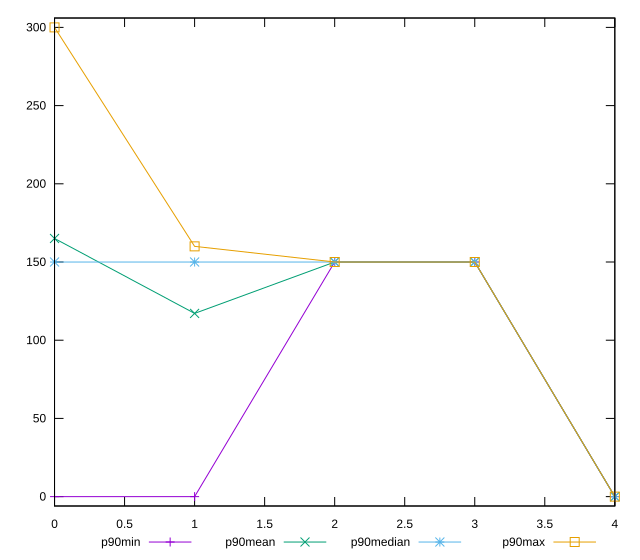

Write gnuplot code to recreate this figure.
reset

$p90Min <<EOF
0 0
1 0
2 150
3 150
4 0
EOF

$p90Mean <<EOF
0 165.05494505494505
1 117.14285714285714
2 150
3 150
4 0
EOF

$p90Median <<EOF
0 150
1 150
2 150
3 150
4 0
EOF

$p90Max <<EOF
0 300
1 160
2 150
3 150
4 0
EOF

set key outside below
set xrange [0:4]
set yrange [-6:306]
set trange [-6:306]
set terminal svg size 640, 560 enhanced background rgb 'white'
set output "report_00009_2021-02-08T22-37-41.559Z/unused-css-rules/progression/value.svg"

plot $p90Min title "p90min" with linespoints, \
     $p90Mean title "p90mean" with linespoints, \
     $p90Median title "p90median" with linespoints, \
     $p90Max title "p90max" with linespoints

reset
